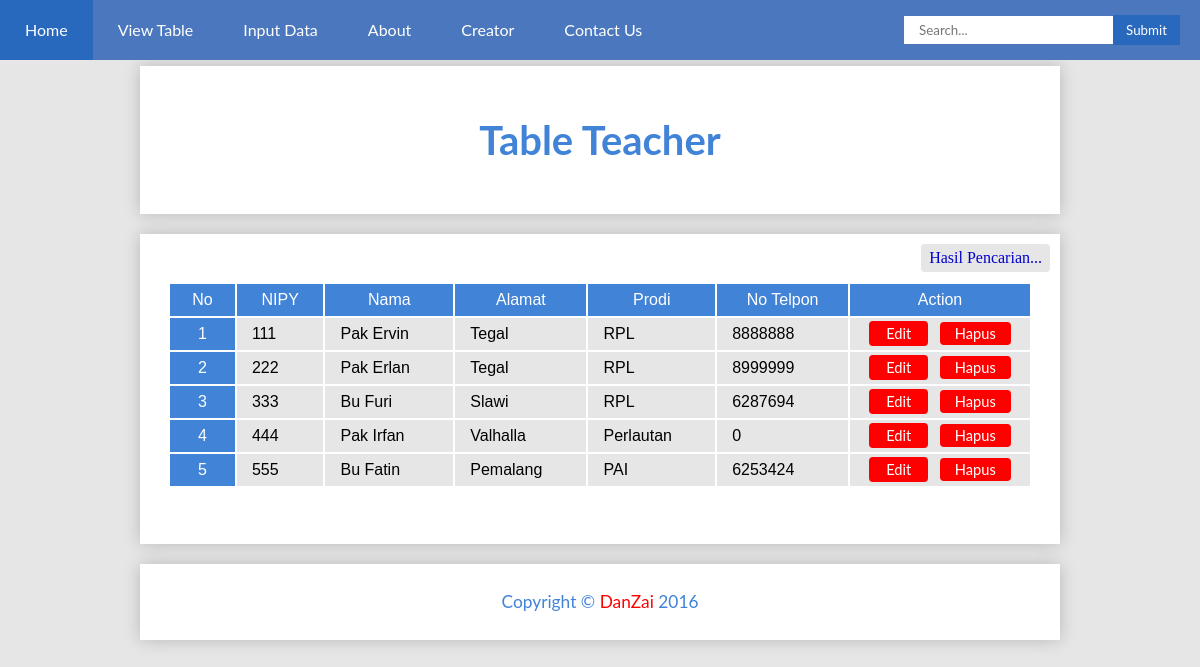
Screenshot of /guru/CariData.php with the database file from the repository.
### tables this page shows
CREATE TABLE IF NOT EXISTS `tb_guru` (
  `nipy` int(15) NOT NULL DEFAULT '0',
  `nama` varchar(30) DEFAULT NULL,
  `alamat` varchar(50) DEFAULT NULL,
  `prodi` varchar(10) DEFAULT NULL,
  `no_telp` int(15) DEFAULT NULL,
  PRIMARY KEY (`nipy`)
);

### guru/CariData.php (the view, shortened to what this page needs)
<!DOCTYPE html>
<html>
<head>
  <link rel="stylesheet" type="text/css" href="../css/style.css">
</head>
<body>
<header>
	<?php include("../header.php"); ?>
</header>
	<div class="kabeh">
  <div class="judul"><h3>Table Teacher</h3></div>
  <div class="isi">
    <p class="note">Hasil Pencarian...</p>
    <table width="auto" cellspacing="2" class="tabel">
      <tr class="warna">
			<td>No</td>
			<td>NIPY</td>
			<td>Nama</td>
			<td>Alamat</td>
			<td>Prodi</td>
			<td>No Telpon</td>
			<td>Action</td>
		</tr>
		<?php
		$id=$_POST['cari'];
		$nomor=1;
		$caridata = mysql_query("SELECT * FROM tb_guru where
						nipy LIKE '%$id%' OR
					  	nama LIKE '%$id%' OR
					  	alamat LIKE '%$id%' OR
					  	prodi LIKE '%$id%' OR
					  	no_telp LIKE '%$id%' ");
		while ($cetak = mysql_fetch_row($caridata)){
			$nipy		= $cetak[0];
			$nama 		= $cetak[1];
			$alamat 	= $cetak[2];
			$prodi		= $cetak[3];
			$no_telp	= $cetak[4];
		?>
		<tr>
			<td class="warna"> <?php echo $nomor; ?> </td>
			<td class="warna2"> <?php echo $nipy ?> </td>
			<td class="warna2"> <?php echo $nama ?> </td>
			<td class="warna2"> <?php echo $alamat ?> </td>
			<td class="warna2"> <?php echo $prodi ?> </td>
			<td class="warna2"> <?php echo $no_telp ?> </td>
			<td class="act">
					<center><a class="action1" href="editdata.php?id=<?php echo $nipy ?>" >Edit</a>
					<a class="action2" href="hapusdata.php?id=<?php echo $nipy ?>" >Hapus</a></center>
			</td>
		<?php
			$nomor++;
			}
		?>
		</tr>
	</table>
</div>
  <footer class="footer">
  <p>Copyright &copy <a href="http://nexiapedia.blogspot.com/">DanZai</a> 2016</p>
  </footer>
  </div>
</body>
</html>

### css/style.css (style rules this page uses)
body { margin: 0; padding: 0; background-color: #e6e6e6; }
a { font-family: "century gothic", lato, sans-serif; }
.kabeh { padding-top: 5.5%; }
.judul { margin: 0 auto; width: 75%; background-color: white; padding: 10px 10px; height: 100%; box-shadow: 0px 0px 16px 0px rgba(0,0,0,0.2); }
.judul h3 { font-family: 'Lato', sans-serif; text-align: center; font-size: 30pt; color: #4183D7; display: block; }
.isi { margin: 20px auto; width: 75%; background-color: white; padding: 10px 10px; padding-bottom: 3%; min-height: 250px; box-shadow: 0px 0px 16px 0px rgba(0,0,0,0.2); }
.note { font-family: nexa; margin: 0; margin-bottom: 10px; padding: 5px 8px; float: right; background-color: #e6e6e6; border-radius: 4px; color: #0000cc; }
.tabel { margin: 20px auto; border: none; text-align: center; clear: both; width: 96%; }
.tabel td { padding: 7px 15px; font-family: 'Quicksand', sans-serif; }
.warna { background-color: #4183D7; color: #FFF; }
.warna2 { background-color: #e6e6e6; text-align: left; }
.act { background-color: #e6e6e6; text-align: left; width: 150px; }
.action1 { background-color: red; color: #FFF; padding: 4px 17px; border-radius: 4px; font-size: 11pt; margin-right: 7px; text-decoration: none; }
.action2 { background-color: red; color: #FFF; padding: 3px 15px; border-radius: 4px; font-size: 11pt; text-decoration: none; }
.footer { margin: 0 auto; margin-top: 10px; width: 75%; background-color: white; padding: 10px 10px; height: 100%; box-shadow: 0px 0px 16px 0px rgba(0,0,0,0.2); }
.footer p { font-family: 'Lato', sans-serif; text-align: center; font-size: 13pt; color: #4183D7; }
.footer a { text-decoration: none; color: red; }

### rows the page displays
tb_guru: nipy "111", nama "Pak Ervin", alamat "Tegal", prodi "RPL", no_telp "8888888"
tb_guru: nipy "222", nama "Pak Erlan", alamat "Tegal", prodi "RPL", no_telp "8999999"
tb_guru: nipy "333", nama "Bu Furi", alamat "Slawi", prodi "RPL", no_telp "6287694"
tb_guru: nipy "444", nama "Pak Irfan", alamat "Valhalla", prodi "Perlautan", no_telp "0"
tb_guru: nipy "555", nama "Bu Fatin", alamat "Pemalang", prodi "PAI", no_telp "6253424"
